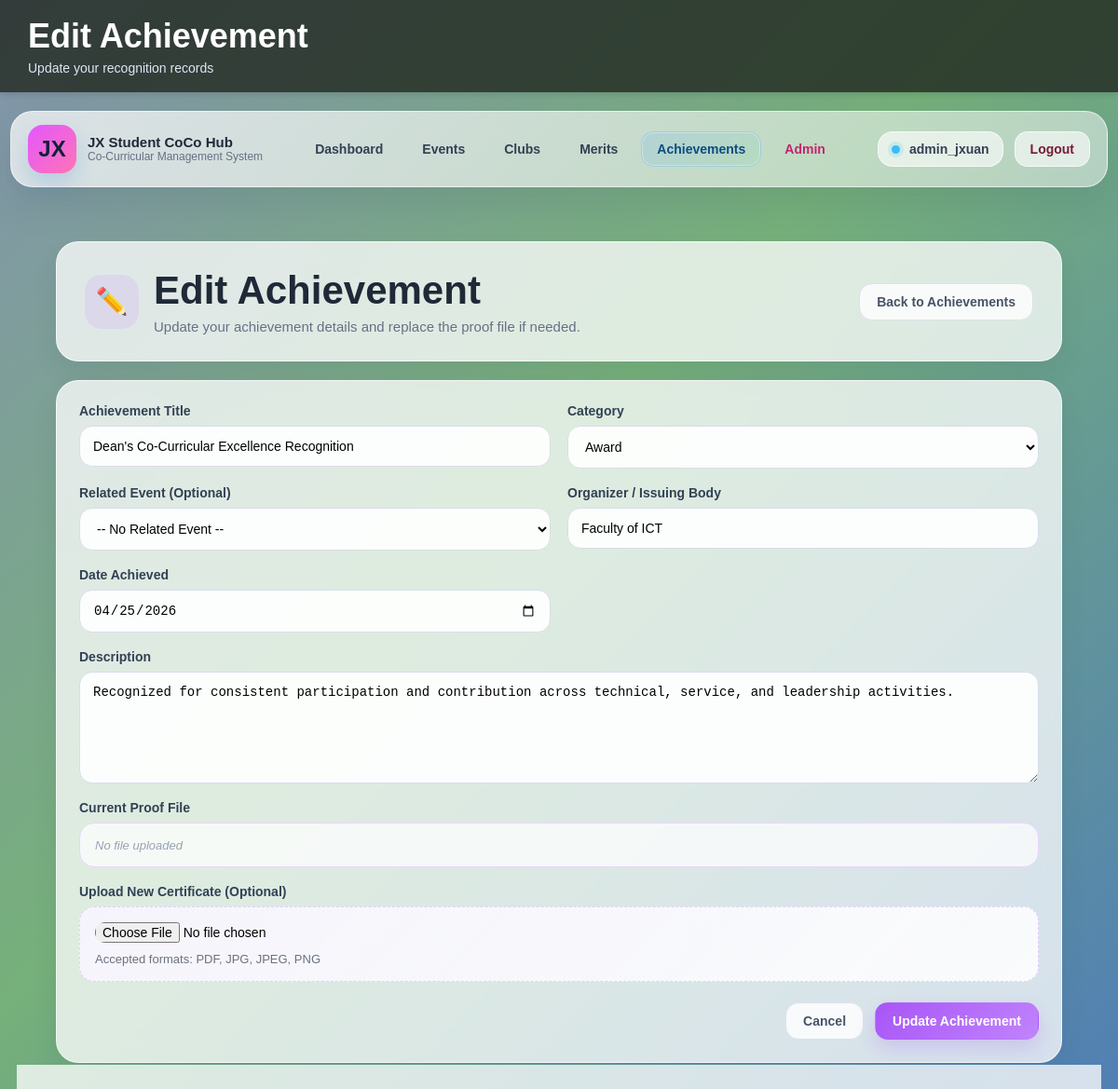
Before: /achievement/achievement_edit.php?achievement_id=25 (signed in) with the older database file.
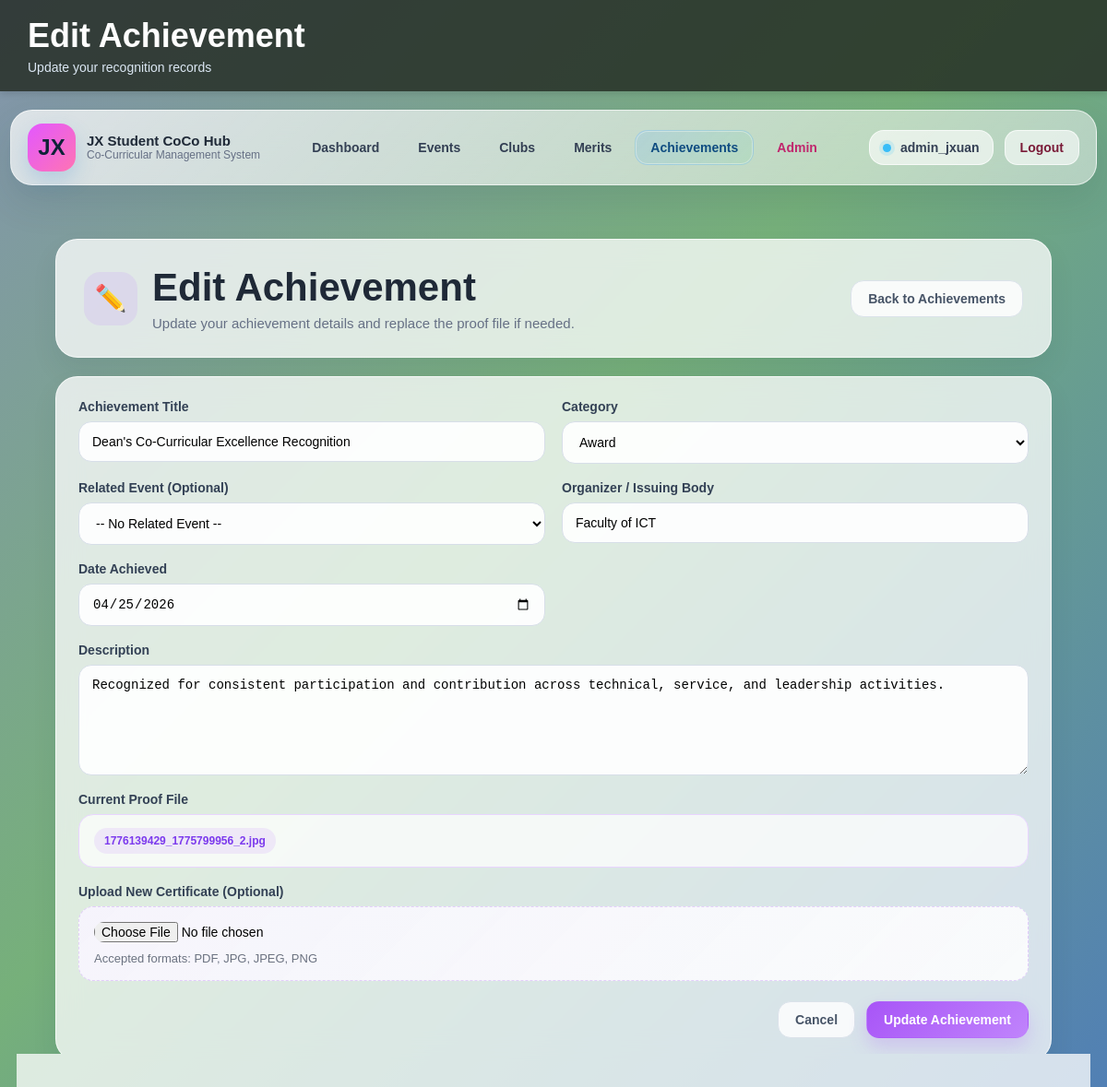
After: the same page with the newer database file.
### tables this page shows
CREATE TABLE `achievements` (
  `achievement_id` int(11) NOT NULL,
  `user_id` int(11) NOT NULL,
  `title` varchar(150) NOT NULL,
  `achievement_type` varchar(100) NOT NULL,
  `organizer` varchar(150) NOT NULL,
  `date_achieved` date NOT NULL,
  `description` text NOT NULL,
  `certificate_file` varchar(255) NOT NULL,
  `created_at` timestamp NOT NULL DEFAULT current_timestamp(),
  `updated_at` timestamp NOT NULL DEFAULT current_timestamp() ON UPDATE current_timestamp(),
  `event_id` int(11) DEFAULT NULL
);

### achievement/achievement_edit.php (the view, shortened to what this page needs)
<?php
include("../db.php");
$user_id = $_SESSION['user_id'];
$achievement_id = mysqli_real_escape_string($con, $_GET['achievement_id']);
$select_query = "SELECT * FROM achievements WHERE achievement_id='$achievement_id' AND user_id='$user_id'";
$select_result = mysqli_query($con, $select_query);
$row = mysqli_fetch_assoc($select_result);
include("../partials/header.php");
include("../partials/navbar.php");
?>
<div class="container module-shell achievement-shell">
    <section class="module-hero module-hero-achievement">
        <div class="module-hero-main">
            <div class="module-hero-icon achievement-accent-soft">✏️</div>
            <div class="module-hero-text-wrap">
                <h2>Edit Achievement</h2>
                <p>Update your achievement details and replace the proof file if needed.</p>
            </div>
        </div>
        <div class="module-hero-actions">
            <a href="achievement_list.php" class="module-btn module-btn-secondary">Back to Achievements</a>
        </div>
    </section>
    <section class="module-form-card">
        <form method="POST" action="" enctype="multipart/form-data" class="module-form-layout">
            <div class="module-form-grid">
                <div class="module-field">
                    <label for="title">Achievement Title</label>
                    <input type="text" id="title" name="title" value="<?php echo htmlspecialchars($row['title']); ?>" required>
                </div>
                <div class="module-field">
                    <label for="achievement_type">Category</label>
                    <select name="achievement_type" id="achievement_type">
                        <option value="Award" <?php if ($row['achievement_type'] == "Award") echo "selected"; ?>>Award</option>
                    </select>
                </div>
                <div class="module-field">
                    <label for="event_id">Related Event (Optional)</label>
                    <select name="event_id" id="event_id">
                        <option value="">-- No Related Event --</option>
                    </select>
                </div>
                <div class="module-field">
                    <label for="organizer">Organizer / Issuing Body</label>
                    <input type="text" id="organizer" name="organizer" value="<?php echo htmlspecialchars($row['organizer']); ?>" required>
                </div>
                <div class="module-field">
                    <label for="date_achieved">Date Achieved</label>
                    <input type="date" id="date_achieved" name="date_achieved" value="<?php echo htmlspecialchars($row['date_achieved']); ?>" required>
                </div>
                <div class="module-field module-field-full">
                    <label for="description">Description</label>
                    <textarea id="description" name="description" rows="5"><?php echo htmlspecialchars($row['description']); ?></textarea>
                </div>
                <div class="module-field module-field-full">
                    <label>Current Proof File</label>
                    <div class="achievement-current-proof">
                        <?php if(!empty($row['certificate_file'])) { ?>
                            <a href="uploads/<?php echo $row['certificate_file']; ?>" target="_blank" class="achievement-proof-link">
                                <?php echo htmlspecialchars($row['certificate_file']); ?>
                            </a>
                        <?php } else { ?>
                            <span class="achievement-proof-empty">No file uploaded</span>
                        <?php } ?>
                    </div>
                </div>
                <div class="module-field module-field-full">
                    <label for="certificate_file">Upload New Certificate (Optional)</label>
                    <div class="module-upload-box achievement-upload-box">
                        <input type="file" id="certificate_file" name="certificate_file" accept=".pdf,.jpg,.jpeg,.png">
                        <p class="module-upload-help">Accepted formats: PDF, JPG, JPEG, PNG</p>
                    </div>
                </div>
            </div>
            <div class="module-form-actions">
                <a href="achievement_list.php" class="module-btn module-btn-secondary">Cancel</a>
                <button type="submit" name="submit" class="module-btn module-btn-primary achievement-accent-btn">Update Achievement</button>
            </div>
        </form>
    </section>
</div>
</body>
</html>

Changed rows visible on the page:
changed achievements "Dean's Co-Curricular Excellence Recognition": certificate_file (not shown) → "1776139429_1775799956_2.jpg"
Other visible differences:
text no longer shown: "No file uploaded"
